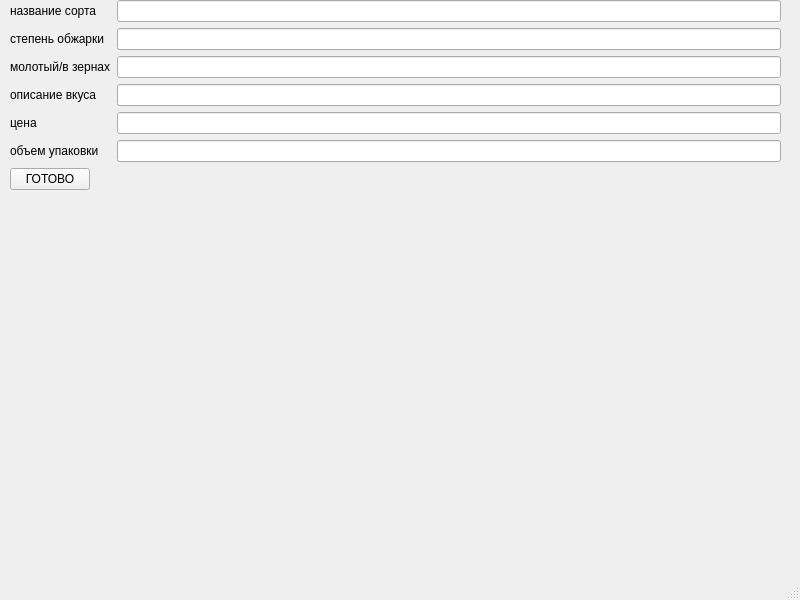
<?xml version="1.0" encoding="UTF-8"?>
<ui version="4.0">
 <class>MainWindow</class>
 <widget class="QMainWindow" name="MainWindow">
  <property name="geometry">
   <rect>
    <x>0</x>
    <y>0</y>
    <width>800</width>
    <height>600</height>
   </rect>
  </property>
  <property name="windowTitle">
   <string>MainWindow</string>
  </property>
  <widget class="QWidget" name="centralwidget">
   <widget class="QWidget" name="formLayoutWidget">
    <property name="geometry">
     <rect>
      <x>10</x>
      <y>0</y>
      <width>771</width>
      <height>541</height>
     </rect>
    </property>
    <layout class="QFormLayout" name="formLayout">
     <item row="0" column="0">
      <widget class="QLabel" name="label">
       <property name="text">
        <string>название сорта</string>
       </property>
      </widget>
     </item>
     <item row="1" column="0">
      <widget class="QLabel" name="label_2">
       <property name="text">
        <string>степень обжарки</string>
       </property>
      </widget>
     </item>
     <item row="2" column="0">
      <widget class="QLabel" name="label_4">
       <property name="text">
        <string>молотый/в зернах</string>
       </property>
      </widget>
     </item>
     <item row="3" column="0">
      <widget class="QLabel" name="label_5">
       <property name="text">
        <string>описание вкуса</string>
       </property>
      </widget>
     </item>
     <item row="4" column="0">
      <widget class="QLabel" name="label_6">
       <property name="text">
        <string>цена</string>
       </property>
      </widget>
     </item>
     <item row="5" column="0">
      <widget class="QLabel" name="label_7">
       <property name="text">
        <string>объем упаковки</string>
       </property>
      </widget>
     </item>
     <item row="0" column="1">
      <widget class="QLineEdit" name="title"/>
     </item>
     <item row="1" column="1">
      <widget class="QLineEdit" name="fire"/>
     </item>
     <item row="5" column="1">
      <widget class="QLineEdit" name="liquid"/>
     </item>
     <item row="4" column="1">
      <widget class="QLineEdit" name="cost"/>
     </item>
     <item row="3" column="1">
      <widget class="QLineEdit" name="decribtion"/>
     </item>
     <item row="2" column="1">
      <widget class="QLineEdit" name="drubling"/>
     </item>
     <item row="6" column="0">
      <widget class="QPushButton" name="pushButton">
       <property name="text">
        <string>ГОТОВО</string>
       </property>
      </widget>
     </item>
     <item row="6" column="1">
      <widget class="QLabel" name="error_place">
       <property name="text">
        <string/>
       </property>
      </widget>
     </item>
    </layout>
   </widget>
  </widget>
  <widget class="QMenuBar" name="menubar">
   <property name="geometry">
    <rect>
     <x>0</x>
     <y>0</y>
     <width>800</width>
     <height>25</height>
    </rect>
   </property>
  </widget>
  <widget class="QStatusBar" name="statusbar"/>
 </widget>
 <resources/>
 <connections/>
</ui>
